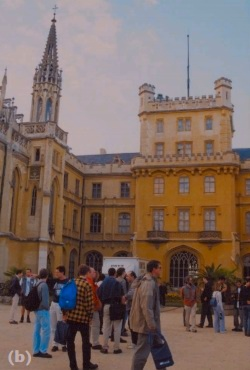
//> input picture final/img/res_lab_src_1.jpg, 250 x 370 px; its folder holds 4 pictures in this run
$ ./color_transfer img/res_lab_src_1.jpg img/res_lab_src_2.jpg   (built with g++ and OpenCV 4)
//> lines starting //> are read from the running program, lines starting //| are printed output that depends on the picture
#include "opencv2/opencv.hpp"
#include <cmath>
#include <cstdio>
#include <cstring>
#include <algorithm>
#define SEP_NUM 1 //will split src_img into n*n rectangles

using namespace cv;
using namespace std;

class LabData {
public:
	double l, a, b;
	LabData() {l = 0, a = 0, b = 0;}
	void sqrt_data() {l = sqrt(l), a = sqrt(a), b = sqrt(b);}
	void print() {printf("l:%lf, a:%lf, b:%lf\n", l, a, b);}
	double& get(int i) {return (i == 0) ? l : ((i == 1) ? a : b);}
};

void get_means_sigma_fix(Mat &mat, LabData &mean, LabData &sigma)// This will ignore the extreme values
{
	int pixels = mat.rows * mat.cols;
	double *data_l = new double[pixels];
	double *data_a = new double[pixels];
	double *data_b = new double[pixels];
	for(int y = 0; y < mat.rows; y++) {
		unsigned char* data = mat.ptr<uchar>(y);
		for(int x = 0; x < mat.cols; x++) {
			data_l[y*(mat.cols)+x] = (double)(*data);
			data_a[y*(mat.cols)+x] = (double)(*(data+1));
			data_b[y*(mat.cols)+x] = (double)(*(data+2));
			data += 3;
		}
	}
	sort(data_l, data_l+pixels);
	sort(data_a, data_a+pixels);
	sort(data_b, data_b+pixels);
	int num = pixels * 0.8;
	for(int i = pixels * 0.1; i < pixels * 0.9; i++) {
		mean.get(0) += data_l[i] / num;
		mean.get(1) += data_a[i] / num;
		mean.get(2) += data_b[i] / num;
	}
	for(int i = pixels * 0.1; i < pixels * 0.9; i++) {
		sigma.get(0) += pow(data_l[i] - mean.get(0), 2) / num;
		sigma.get(1) += pow(data_a[i] - mean.get(1), 2) / num;
		sigma.get(2) += pow(data_b[i] - mean.get(2), 2) / num;
	}
	sigma.sqrt_data();
	delete []data_l;
	delete []data_a;
	delete []data_b;
}

void get_means(Mat &mat, LabData &mean)
{
	int pixels = mat.rows * mat.cols;
	for(int y = 0; y < mat.rows; y++) {
		unsigned char* data = mat.ptr<uchar>(y);
		for(int x = 0; x < mat.cols; x++) {
			for(int i = 0; i < 3; i++) {
				mean.get(i) += (double)(*data) / pixels;
				data++;
			}
		}
	}
}

void get_sigma(Mat &mat, LabData &mean, LabData &sigma)
{
	int pixels = mat.rows * mat.cols;
	for(int y = 0; y < mat.rows; y++) {
		unsigned char* data = mat.ptr<uchar>(y);
		for(int x = 0; x < mat.cols; x++) {
			for(int i = 0; i < 3; i++) {
				sigma.get(i) += pow(((double)(*data) - mean.get(i)), 2) / pixels;
				data++;
			}
		}
	}
	sigma.sqrt_data();
}

Mat* split_mat(Mat &src)
{
	Mat *mats = new Mat[SEP_NUM * SEP_NUM];
	int width = src.cols / SEP_NUM;
	int hight = src.rows / SEP_NUM;
	for(int i = 0; i < SEP_NUM; i++) {
		for(int j = 0; j < SEP_NUM; j++) {
			mats[i*SEP_NUM+j] = src(Rect(j*width, i*hight, width, hight));
		}
	}
	return mats;
}

void get_index(int &index, int x, int y, Mat &mat)
{
	int Y = (y / (mat.rows/SEP_NUM) ) * SEP_NUM;
	if(Y > SEP_NUM * (SEP_NUM-1) )
		Y = SEP_NUM * (SEP_NUM-1);
	int X = x / (mat.cols/SEP_NUM);
	if(X >= SEP_NUM)
		X = SEP_NUM - 1;
	index = Y + X;
}

void scale_img(Mat &mat)
{
	if(mat.rows > 600) {
		double ratio = 600 / (double)mat.rows;
		resize(mat, mat, Size(), ratio, ratio, CV_INTER_AREA);
	}
	if(mat.cols > 800) {
		double ratio = 800 / (double)mat.cols;
		resize(mat, mat, Size(), ratio, ratio, CV_INTER_AREA);
	}
}

void scale_ratio(double &ratio)
{
	if(ratio > 5) {
		ratio = 5 + sqrt(ratio);
	} else  {
		while (ratio < 0.7)
			ratio = sqrt(ratio);
	}
}

double distance(int x, int y, Point &center)
{
	double dis = sqrt(pow(center.x - x, 2) + pow(center.y - y, 2) );
	if(dis < 5)
		dis = 5;
	return dis;
}
int main(int argc, char** argv)
{
	if(argc < 3) {
		fprintf(stderr, "Input format error.\n");
		return -1;
	}
	Mat src = imread(argv[1] , CV_LOAD_IMAGE_UNCHANGED);
//> src is the input picture: 370 rows x 250 cols, CV_8UC3; mean B, G, R 97.8, 105.3, 124.6
	if(src.empty() ) {
		fprintf(stderr, "Cannot open source image.\n");
		return -1;
	}
	Mat tar = imread(argv[2], CV_LOAD_IMAGE_UNCHANGED);
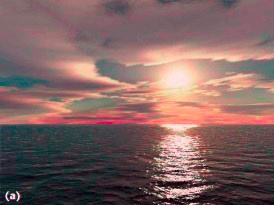
//> input picture final/img/res_lab_src_2.jpg, 274 x 205 px
//> tar is the input picture: 205 rows x 274 cols, CV_8UC3; mean B, G, R 97.9, 99.8, 129
	if(tar.empty() ) {
		fprintf(stderr, "Cannot open target image.\n");
		return -1;
	}
	int color_space = 0;
	Mat src_new;
	cvtColor(src, src_new ,CV_BGR2Lab);
//> src_new: 370 rows x 250 cols, CV_8UC3; mean of channels 0, 1, 2 116.7, 135.8, 135.6
	Mat tar_new;
	cvtColor(tar, tar_new, CV_BGR2Lab);
//> tar_new: 205 rows x 274 cols, CV_8UC3; mean of channels 0, 1, 2 113.6, 139.5, 133.5
	if(argc > 3) {
		if(strcmp(argv[3], "Luv") == 0) {
			cvtColor(src, src_new ,CV_BGR2Luv);
			cvtColor(tar, tar_new, CV_BGR2Luv);
			color_space = 1;
		} else if(strcmp(argv[3], "HSV") == 0) {
			cvtColor(src, src_new ,CV_BGR2HSV);
			cvtColor(tar, tar_new, CV_BGR2HSV);
			color_space = 2;
		} else if(strcmp(argv[3], "HLS") == 0) {
			cvtColor(src, src_new ,CV_BGR2HSV);
			cvtColor(tar, tar_new, CV_BGR2HSV);
			color_space = 3;
		}
	}

	vector<LabData> mean_src;
	vector<LabData> sigma_src;
	Mat *src_news = split_mat(src_new);
	Point center[SEP_NUM*SEP_NUM];
	int width = src_new.cols/SEP_NUM, height = src_new.rows/SEP_NUM;
//> width = 250; height = 370
	for(int i = 0; i < SEP_NUM*SEP_NUM; i++) {
		mean_src.push_back(LabData());
		sigma_src.push_back(LabData());
		get_means(src_news[i], mean_src.at(i));
		get_sigma(src_news[i], mean_src.at(i), sigma_src.at(i));
		center[i] = Point( (int)((i%SEP_NUM+0.5)*width), (int)((i/SEP_NUM+0.5)*height));
	}
	LabData all_mean_src, all_sigma_src;
	get_means(src_new, all_mean_src);
	get_sigma(src_new, all_mean_src, all_sigma_src);
	printf("all_mean_src: %lf, %lf, %lf\n", all_mean_src.l, all_mean_src.a, all_mean_src.b);
//| all_mean_src: 116.749330, 135.822173, 135.635935
	printf("all_sigma_src: %lf, %lf, %lf\n", all_sigma_src.l, all_sigma_src.a, all_sigma_src.b);
//| all_sigma_src: 47.659630, 5.105234, 14.903578

	LabData mean_tar, sigma_tar;
	get_means_sigma_fix(tar_new, mean_tar, sigma_tar);
	printf("mean_tar: %lf, %lf, %lf\n", mean_tar.l, mean_tar.a, mean_tar.b);
//| mean_tar: 112.648166, 138.934218, 132.473674
	printf("sigma_tar: %lf, %lf, %lf\n", sigma_tar.l, sigma_tar.a, sigma_tar.b);
//| sigma_tar: 36.292658, 5.740396, 6.310565

	for(int y = 0; y < src_new.rows; y++) {
		for(int x = 0; x < src_new.cols; x++) {
			Vec3b color_src = src_new.at<Vec3b>(Point(x, y));
			Vec3b color_left = src_new.at<Vec3b>(Point((x>0)?x-1:0, y));
			Vec3b color_up = src_new.at<Vec3b>(Point(x, (y>0)?y-1:0));
			int index;
			get_index(index, x, y, src_new);
			for(int i = 0; i < 3; i++) {
				double ratio = sigma_tar.get(i)/all_sigma_src.get(i);
				scale_ratio(ratio);
				double val_old = (color_src.val[i]-all_mean_src.get(i)) * ratio + mean_tar.get(i);
				double val_new = (color_src.val[i]-mean_src.at(index).get(i)) * ratio + mean_tar.get(i);
				double dis_weight = 1 / distance(x, y, center[index]);
				double val = val_new * dis_weight + val_old * (1 - dis_weight);
				if(val > 255 || val < 0) {
					if(x > 0 && y > 0)
						val = (color_left.val[i] + color_up.val[i]) / 2;
					else
						val = (val > 255) ? 255 : 0;
				}
				if(abs(color_src.val[i] - val) > abs(color_src.val[i]-mean_tar.get(i))*3)
					color_src.val[i] = val * 0.6 + (color_left.val[i] + color_up.val[i]) * 0.2;
				else
					color_src.val[i] = val;
			}
			src_new.at<Vec3b>(Point(x, y)) = color_src;
		}
	}
//> src_new: 370 rows x 250 cols, CV_8UC3; mean of channels 0, 1, 2 112.1, 138.4, 131.9
	Mat res;
	switch(color_space) {
		case 0:
			cvtColor(src_new, res, CV_Lab2BGR);
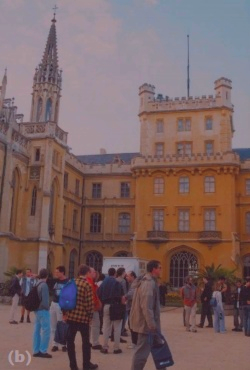
//> res: 370 rows x 250 cols, CV_8UC3; mean B, G, R 99.1, 98.8, 122
			break;
		case 1:
			cvtColor(src_new, res, CV_Luv2BGR);
			break;
		case 2:
			cvtColor(src_new, res, CV_HSV2BGR);
			break;
		case 3:
			cvtColor(src_new, res, CV_HLS2BGR);
			break;
	}
	char name[30];
	sprintf(name, "img/res_%s_%s.jpg", (argc>3)?argv[3]:"lab", strtok(argv[1], "."));
//> name = "img/res_lab_img/res_lab_src_1."
//> (the run ends here: the program stops with an error, at `imwrite(name, res);`)
